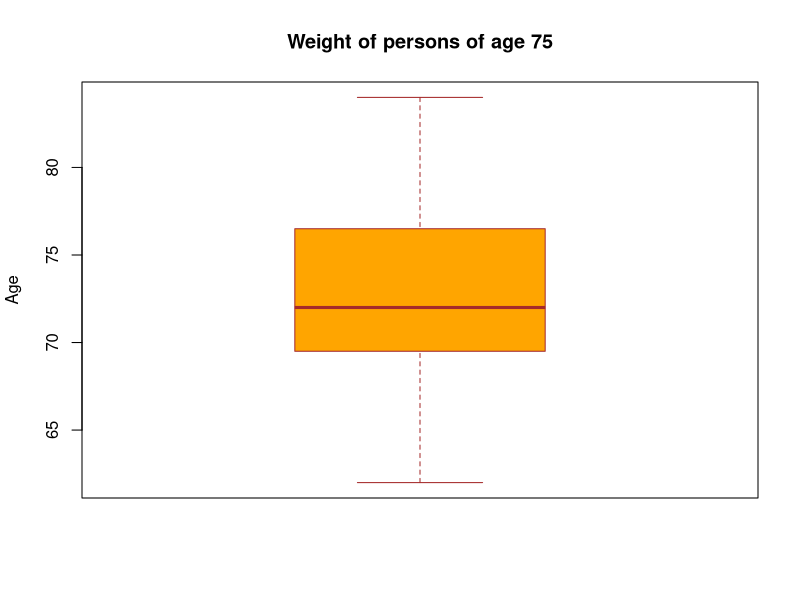
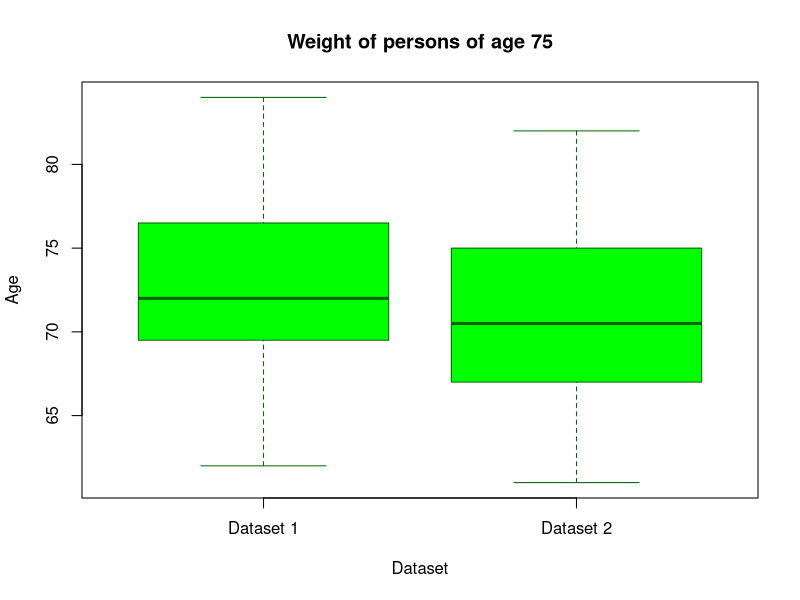

Write R code to recreate these figures, in order.
#E1. Refer to excel sheet

#E2. Use R to solve
stock <- c(4.0, 14.3, 19.0, -14.7, -26.5, 36.1, 23.8)
bill <- c(6.5, 4.4, 3.8, 6.9, 8.0, 5.8, 4.6)
length(stock) == length(bill)
mean(stock)
mean(bill)
sd(stock)
sd(bill)
summary(stock)
install.packages("tmvnsim")
install.packages("psych")
library(psych)
describe(stock, skew = FALSE, range = FALSE, IQR = FALSE)
describe(bill, fast = TRUE)

#E3.
c1 <- c(1,2,3,4,5,6,7,8)
c2 <- c(1,1,1,1,8,8,8,8)
c3 <- c(1,1,4,4,5,5,8,8)
c4 <- c(-6,-3,0,3,6,9,12,15)
var(c1)
var(c2)
var(c3)
var(c4)

#E4. Solve exercise 52 in Newbold chapter2
# mean = 686, sd = 66
## using Chebyshev's theorem and refer to excel sheet, at least 75% falls in the interval between 554 and 818
## using empirical rule, approximately 95% falls in the interval between 554 and 818.

#E5. recall the five-number summary: min Q1 median Q3 max
df1 <- c(84,77,78,77,80,75,71,63,72,69,70,72,72,72,76,68,76,62,66,70)
df2 <- c(70,70,75,67,73,71,73,67,66,67,66,78,77,61,76,67,65,72,76,70,75,70,79,82,74,70,71,78,66,67)

boxplot(df1,
        main = "Weight of persons of age 75",
        ylab = "Age",
        col = "orange",
        border = "brown",
        horizontal = FALSE,
        notch = FALSE)
boxplot(df1, df2,
        main = "Weight of persons of age 75",
        at = c(1,2),
        names = c("Dataset 1", "Dataset 2"),
        xlab = "Dataset",
        ylab = "Age",
        col = "green",
        border = "darkgreen"
        )
describe(df1, fast = TRUE)
describe(df2, fast = TRUE)

#https://www.datamentor.io/r-programming/box-plot/
